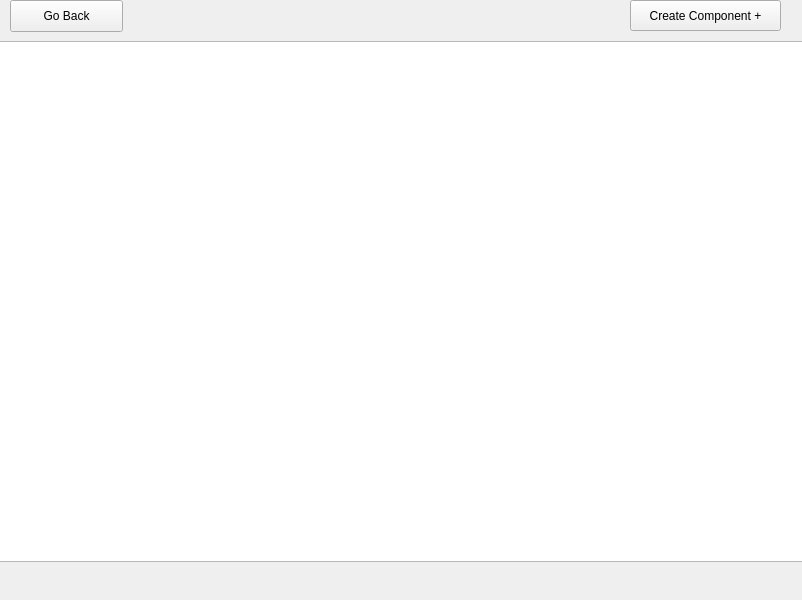
<?xml version="1.0" encoding="UTF-8"?>
<ui version="4.0">
 <class>Form</class>
 <widget class="QWidget" name="Form">
  <property name="geometry">
   <rect>
    <x>0</x>
    <y>0</y>
    <width>802</width>
    <height>600</height>
   </rect>
  </property>
  <property name="acceptDrops">
   <bool>true</bool>
  </property>
  <property name="windowTitle">
   <string>Components</string>
  </property>
  <widget class="QPushButton" name="backBtn">
   <property name="geometry">
    <rect>
     <x>10</x>
     <y>0</y>
     <width>113</width>
     <height>32</height>
    </rect>
   </property>
   <property name="text">
    <string>Go Back</string>
   </property>
  </widget>
  <widget class="QPushButton" name="createComp">
   <property name="geometry">
    <rect>
     <x>630</x>
     <y>0</y>
     <width>151</width>
     <height>31</height>
    </rect>
   </property>
   <property name="text">
    <string>Create Component +</string>
   </property>
  </widget>
  <widget class="QTableWidget" name="tableView">
   <property name="geometry">
    <rect>
     <x>-5</x>
     <y>41</y>
     <width>811</width>
     <height>521</height>
    </rect>
   </property>
  </widget>
 </widget>
 <resources/>
 <connections/>
</ui>
